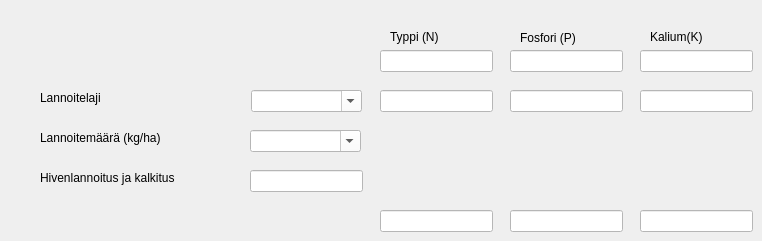
   <widget class="QWidget" name="tab_3">
    <attribute name="title">
     <string>Lannoitus</string>
    </attribute>
    <widget class="QLabel" name="label_11">
     <property name="geometry">
      <rect>
       <x>390</x>
       <y>30</y>
       <width>59</width>
       <height>14</height>
      </rect>
     </property>
     <property name="text">
      <string>Typpi (N)</string>
     </property>
    </widget>
    <widget class="QLabel" name="label_12">
     <property name="geometry">
      <rect>
       <x>520</x>
       <y>30</y>
       <width>81</width>
       <height>16</height>
      </rect>
     </property>
     <property name="text">
      <string>Fosfori (P)</string>
     </property>
    </widget>
    <widget class="QLabel" name="label_13">
     <property name="geometry">
      <rect>
       <x>650</x>
       <y>30</y>
       <width>59</width>
       <height>14</height>
      </rect>
     </property>
     <property name="text">
      <string>Kalium(K)</string>
     </property>
    </widget>
    <widget class="QLineEdit" name="lineEdit_suunn_Lannoit_N">
     <property name="geometry">
      <rect>
       <x>380</x>
       <y>50</y>
       <width>113</width>
       <height>22</height>
      </rect>
     </property>
     <property name="styleSheet">
      <string notr="true">background-color: rgb(255, 255, 255);</string>
     </property>
    </widget>
    <widget class="QLineEdit" name="lineEdit_suunn_Lannoit_P">
     <property name="geometry">
      <rect>
       <x>510</x>
       <y>50</y>
       <width>113</width>
       <height>22</height>
      </rect>
     </property>
     <property name="styleSheet">
      <string notr="true">background-color: rgb(255, 255, 255);</string>
     </property>
    </widget>
    <widget class="QLineEdit" name="lineEdit_suunn_Lannoit_K">
     <property name="geometry">
      <rect>
       <x>640</x>
       <y>50</y>
       <width>113</width>
       <height>22</height>
      </rect>
     </property>
     <property name="styleSheet">
      <string notr="true">background-color: rgb(255, 255, 255);</string>
     </property>
    </widget>
    <widget class="QLineEdit" name="lineEdit_suun_lann_Laji_N">
     <property name="geometry">
      <rect>
       <x>380</x>
       <y>90</y>
       <width>113</width>
       <height>22</height>
      </rect>
     </property>
     <property name="styleSheet">
      <string notr="true">background-color: rgb(255, 255, 255);</string>
     </property>
    </widget>
    <widget class="QLineEdit" name="lineEdit_suun_lann_Laji_P">
     <property name="geometry">
      <rect>
       <x>510</x>
       <y>90</y>
       <width>113</width>
       <height>22</height>
      </rect>
     </property>
     <property name="styleSheet">
      <string notr="true">background-color: rgb(255, 255, 255);</string>
     </property>
    </widget>
    <widget class="QLineEdit" name="lineEdit_suun_lann_Laji_K">
     <property name="geometry">
      <rect>
       <x>640</x>
       <y>90</y>
       <width>113</width>
       <height>22</height>
      </rect>
     </property>
     <property name="styleSheet">
      <string notr="true">background-color: rgb(255, 255, 255);</string>
     </property>
    </widget>
    <widget class="QComboBox" name="comboBox_suun_lann_Laji">
     <property name="geometry">
      <rect>
       <x>251</x>
       <y>90</y>
       <width>111</width>
       <height>22</height>
      </rect>
     </property>
     <property name="styleSheet">
      <string notr="true">background-color: rgb(255, 255, 255);</string>
     </property>
     <property name="editable">
      <bool>true</bool>
     </property>
     <item>
      <property name="text">
       <string/>
      </property>
     </item>
     <item>
      <property name="text">
       <string>Pellon-Y3</string>
      </property>
     </item>
    </widget>
    <widget class="QLineEdit" name="lineEdit_suun_lann_kalkki">
     <property name="geometry">
      <rect>
       <x>250</x>
       <y>170</y>
       <width>113</width>
       <height>22</height>
      </rect>
     </property>
     <property name="styleSheet">
      <string notr="true">background-color: rgb(255, 255, 255);</string>
     </property>
    </widget>
    <widget class="QLineEdit" name="lineEdit_suun_lann_tase_N">
     <property name="geometry">
      <rect>
       <x>380</x>
       <y>210</y>
       <width>113</width>
       <height>22</height>
      </rect>
     </property>
     <property name="styleSheet">
      <string notr="true">background-color: rgb(255, 255, 255);</string>
     </property>
    </widget>
    <widget class="QLineEdit" name="lineEdit_suun_lann_tase_P">
     <property name="geometry">
      <rect>
       <x>510</x>
       <y>210</y>
       <width>113</width>
       <height>22</height>
      </rect>
     </property>
     <property name="styleSheet">
      <string notr="true">background-color: rgb(255, 255, 255);</string>
     </property>
    </widget>
    <widget class="QLineEdit" name="lineEdit_suun_lann_tase_K">
     <property name="geometry">
      <rect>
       <x>640</x>
       <y>210</y>
       <width>113</width>
       <height>22</height>
      </rect>
     </property>
     <property name="styleSheet">
      <string notr="true">background-color: rgb(255, 255, 255);</string>
     </property>
    </widget>
    <widget class="QLabel" name="label_14">
     <property name="geometry">
      <rect>
       <x>40</x>
       <y>90</y>
       <width>111</width>
       <height>16</height>
      </rect>
     </property>
     <property name="text">
      <string>Lannoitelaji</string>
     </property>
    </widget>
    <widget class="QLabel" name="label_15">
     <property name="geometry">
      <rect>
       <x>40</x>
       <y>130</y>
       <width>151</width>
       <height>16</height>
      </rect>
     </property>
     <property name="text">
      <string>Lannoitemäärä (kg/ha)</string>
     </property>
    </widget>
    <widget class="QLabel" name="label_16">
     <property name="geometry">
      <rect>
       <x>40</x>
       <y>170</y>
       <width>191</width>
       <height>16</height>
      </rect>
     </property>
     <property name="text">
      <string>Hivenlannoitus ja kalkitus</string>
     </property>
    </widget>
    <widget class="QComboBox" name="comboBox_Suun_lann_maara">
     <property name="geometry">
      <rect>
       <x>250</x>
       <y>130</y>
       <width>111</width>
       <height>22</height>
      </rect>
     </property>
     <property name="styleSheet">
      <string notr="true">background-color: rgb(255, 255, 255);</string>
     </property>
     <property name="editable">
      <bool>true</bool>
     </property>
    </widget>
   </widget>
